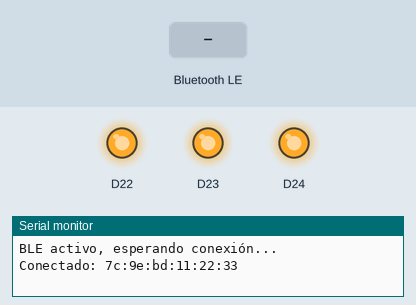
Recording of a program running on a simulated Arduino Nano 33 BLE. Parts: output pins drawn as LEDs (lit = HIGH), the last lines printed to the serial monitor. Inputs (shaded band) come from the test bench. Nothing arrives over Bluetooth unless stated; a phone connects over Bluetooth LE 3 s after start.

Above: at 3.8 s.
3.9 s: Bluetooth LE write "1" received
At 4.2 s:
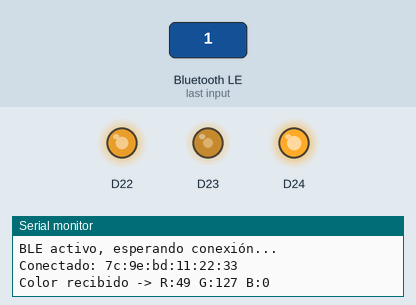
5.4 s: Bluetooth LE write "0" received
At 6.5 s:
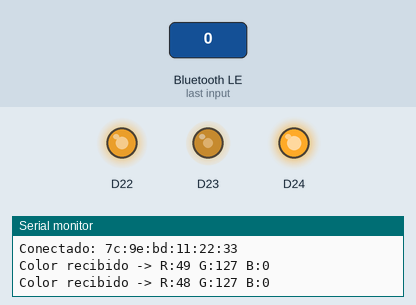
Timing chart, 0 to 8.4 s (numbered marks = the images above; inputs shaded):
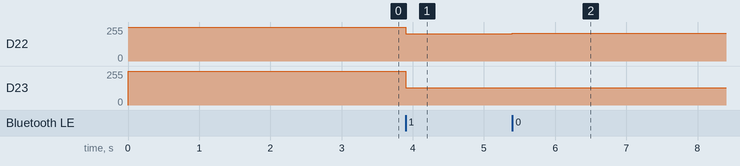

Measured:
- after the input at 3.9 s, D22: 255/255 → 206/255 at once; D23: 255/255 → 128/255 at once
- after the input at 5.4 s, D22: 206/255 → 207/255 at once

The program:

main.cpp
```cpp
#include <ArduinoBLE.h>

// Característica de escritura: 3 bytes [R, G, B] siendo [FF, FF, FF] el blanco y [00, 00, 00] el apagado

BLEService ledService("19B10000-E8F2-537E-4F6C-D104768A1214");

BLECharacteristic colorChar("19B10001-E8F2-537E-4F6C-D104768A1214", BLEWrite | BLEWriteWithoutResponse, 3);

BLEDescriptor colorDesc("2901", "Color RGB");  // descriptor de nombre

void setup() {
  Serial.begin(9600);
  while (!Serial);

  pinMode(LEDR, OUTPUT);
  pinMode(LEDG, OUTPUT);
  pinMode(LEDB, OUTPUT);

  digitalWrite(LEDR, HIGH);
  digitalWrite(LEDG, HIGH);
  digitalWrite(LEDB, HIGH);

  if (!BLE.begin()) {
    Serial.println("Error iniciando BLE");
    while (1);
  }

  BLE.setLocalName("Nano33-LED");
  BLE.setAdvertisedService(ledService);

  colorChar.addDescriptor(colorDesc);  // añadir descriptor a la característica

  ledService.addCharacteristic(colorChar);
  BLE.addService(ledService);

  uint8_t initVal[3] = {0, 0, 0};
  colorChar.writeValue(initVal, 3);

  BLE.advertise();
  Serial.println("BLE activo, esperando conexión...");
}

void loop() {
  BLEDevice central = BLE.central();

  if (central) {
    Serial.print("Conectado: ");
    Serial.println(central.address());

    while (central.connected()) {
      if (colorChar.written()) {
        uint8_t rgb[3];
        colorChar.readValue(rgb, 3);

        Serial.print("Color recibido -> R:");
        Serial.print(rgb[0]);
        Serial.print(" G:");
        Serial.print(rgb[1]);
        Serial.print(" B:");
        Serial.println(rgb[2]);

        analogWrite(LEDR, 255 - rgb[0]);
        analogWrite(LEDG, 255 - rgb[1]);
        analogWrite(LEDB, 255 - rgb[2]);
      }
    }

    digitalWrite(LEDR, HIGH);
    digitalWrite(LEDG, HIGH);
    digitalWrite(LEDB, HIGH);
    Serial.println("Desconectado");
  }
}
```
